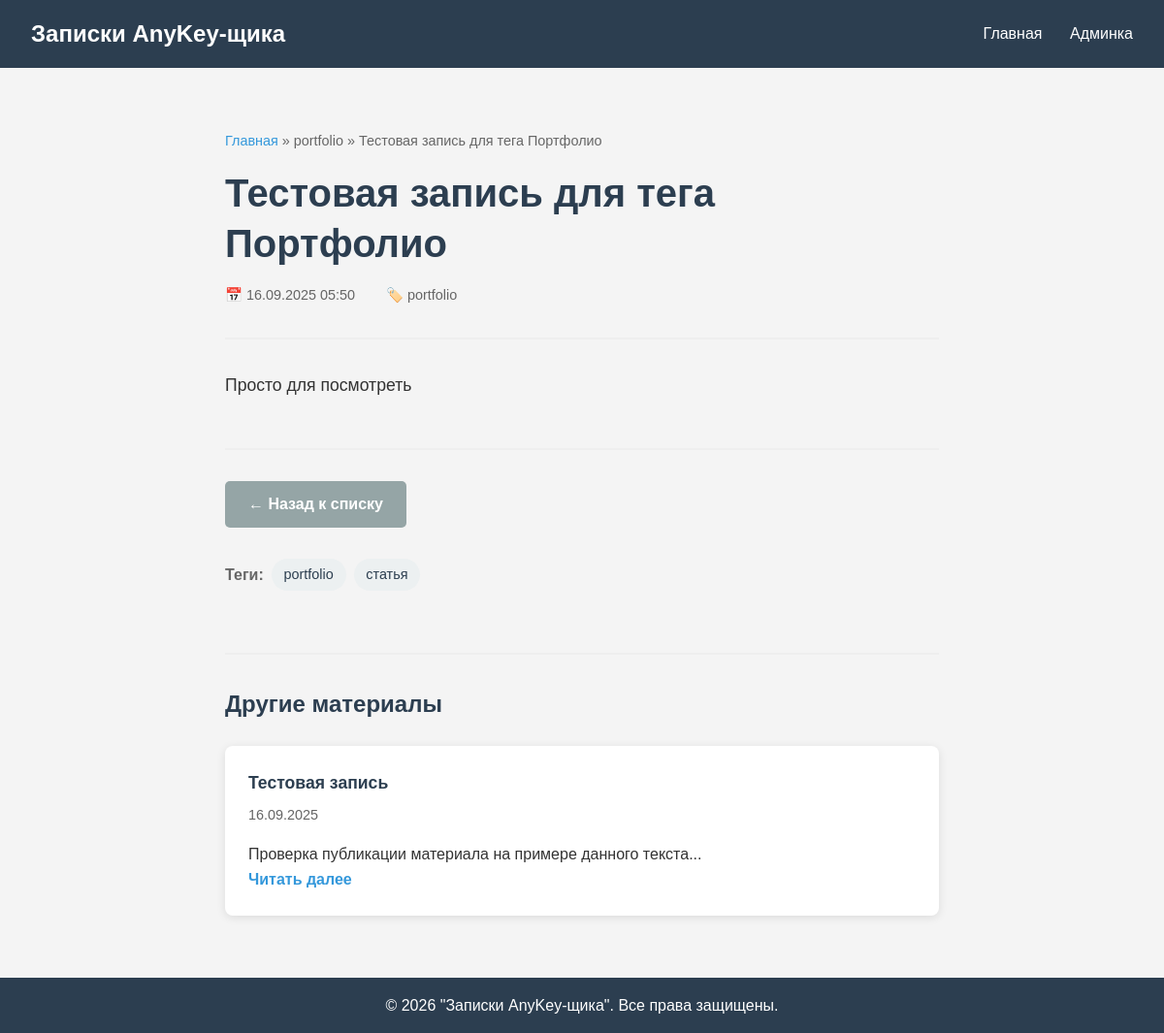
Page /material/2 on the committed database.
### models.py (models this page shows)
class Material(Base):
    __tablename__ = "materials"
    id = Column(Integer, primary_key=True, index=True)
    title = Column(String(200), nullable=False)
    content = Column(Text, nullable=False)
    category = Column(String(50), default="general")
    created_at = Column(DateTime, default=datetime.utcnow)
    updated_at = Column(DateTime, default=datetime.utcnow, onupdate=datetime.utcnow)

### main.py (the view)
@app.get("/material/{material_id}", response_class=HTMLResponse)
async def read_material(request: Request, material_id: int, db: Session = Depends(get_db)):
    material = get_material(db, material_id)
    if not material:
        raise HTTPException(status_code=404, detail="Material not found")
    all_materials = get_materials(db)
    return templates.TemplateResponse("material.html", {
        "request": request,
        "material": material,
        "materials": all_materials  # Передаем все материалы в шаблон
    })

### templates/material.html (shortened to what this page needs)
{% extends "base.html" %}
{% block content %}
<div class="material-container">
    <article class="material-article">
        <header class="material-header">
            <nav class="breadcrumb">
                <a href="/">Главная</a> &raquo;
                <span class="category">{{ material.category }}</span> &raquo;
                <span>{{ material.title }}</span>
            </nav>
            <h1 class="material-title">{{ material.title }}</h1>
            <div class="material-meta">
                <span class="material-date">
                    📅 {{ material.created_at.strftime('%d.%m.%Y %H:%M') }}
                </span>
                <span class="material-category">
                    🏷️ {{ material.category }}
                </span>
            </div>
        </header>
        <div class="material-content">
            {{ material.content|replace('\n', '<br>')|safe }}
        </div>
        <footer class="material-footer">
            <div class="material-actions">
                <a href="/" class="btn-back">← Назад к списку</a>
            </div>
            <div class="material-tags">
                <span class="tags-label">Теги:</span>
                <span class="tag">{{ material.category }}</span>
                <span class="tag">статья</span>
            </div>
        </footer>
    </article>
    <div class="related-materials">
        <h3>Другие материалы</h3>
        <div class="related-grid">
            {% for related in materials[:3] if related.id != material.id %}
            <div class="related-card">
                <h4>{{ related.title }}</h4>
                <p class="related-date">{{ related.created_at.strftime('%d.%m.%Y') }}</p>
                <p>{{ related.content[:100] }}...</p>
                <a href="/material/{{ related.id }}" class="read-more">Читать далее</a>
            </div>
            {% else %}
            <p>Пока нет других материалов</p>
            {% endfor %}
        </div>
    </div>
</div>
{% endblock %}

### static/style.css (style rules this page uses)
* { margin: 0; padding: 0; box-sizing: border-box; }
body { font-family: 'Arial', sans-serif; line-height: 1.6; color: #333; background-color: #f4f4f4; }
.material-date { color: #666; font-size: 0.9rem; margin-bottom: 1rem; }
.read-more { color: #3498db; text-decoration: none; font-weight: bold; }
.material-container { max-width: 800px; margin: 0 auto; padding: 2rem; }
.breadcrumb { font-size: 0.9rem; color: #666; margin-bottom: 1rem; }
.breadcrumb a { color: #3498db; text-decoration: none; }
.material-header { margin-bottom: 2rem; padding-bottom: 1rem; border-bottom: 2px solid #eee; }
.material-title { font-size: 2.5rem; color: #2c3e50; margin: 1rem 0; line-height: 1.3; }
.material-meta { display: flex; gap: 2rem; font-size: 0.9rem; color: #666; margin-top: 1rem; }
.material-content { font-size: 1.1rem; line-height: 1.8; color: #333; margin-bottom: 3rem; }
.material-footer { margin-top: 3rem; padding-top: 2rem; border-top: 2px solid #eee; }
.material-actions { display: flex; gap: 1rem; margin-bottom: 2rem; }
.btn-back { background: #95a5a6; color: white; padding: 0.7rem 1.5rem; text-decoration: none; border-radius: 5px; font-weight: bold; }
.material-tags { display: flex; align-items: center; gap: 0.5rem; }
.tags-label { font-weight: bold; color: #666; }
.tag { background: #ecf0f1; padding: 0.3rem 0.8rem; border-radius: 20px; font-size: 0.9rem; color: #2c3e50; }
.related-materials { margin-top: 4rem; padding-top: 2rem; border-top: 2px solid #eee; }
.related-materials h3 { color: #2c3e50; margin-bottom: 1.5rem; font-size: 1.5rem; }
.related-grid { display: grid; grid-template-columns: repeat(auto-fit, minmax(250px, 1fr)); gap: 1.5rem; }
.related-card { background: white; padding: 1.5rem; border-radius: 8px; box-shadow: 0 2px 10px rgba(0,0,0,0.1); transition: transform 0.2s; }
.related-card h4 { color: #2c3e50; margin-bottom: 0.5rem; font-size: 1.1rem; }
.related-date { color: #666; font-size: 0.9rem; margin-bottom: 1rem; }

### rows in the picture
Material: category "portfolio", title "Тестовая запись для тега Портфолио", created_at "16.09.2025 05:50", content "Просто для посмотреть"
Material: title "Тестовая запись", created_at "16.09.2025", content "Проверка публикации материала на примере данного текста"
